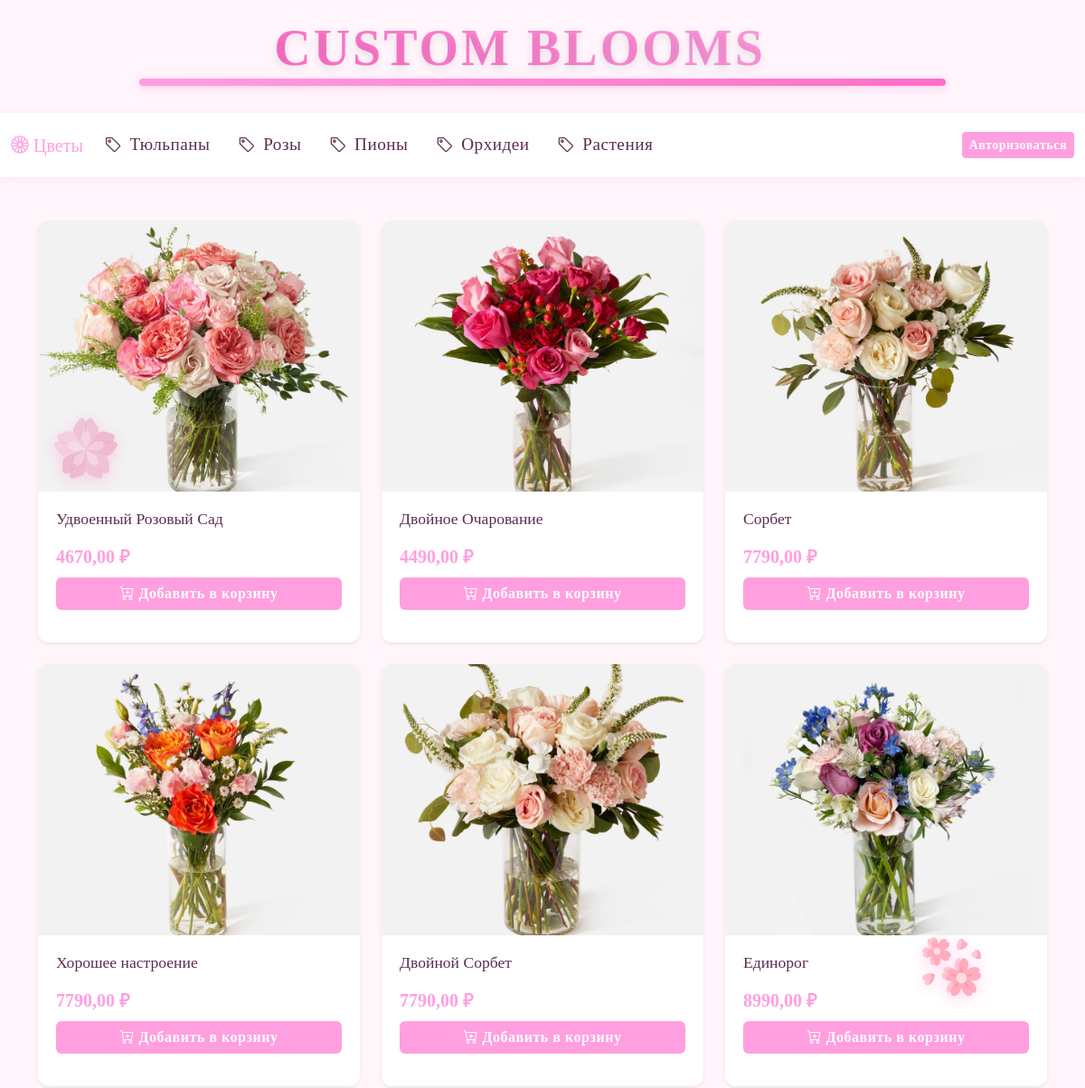
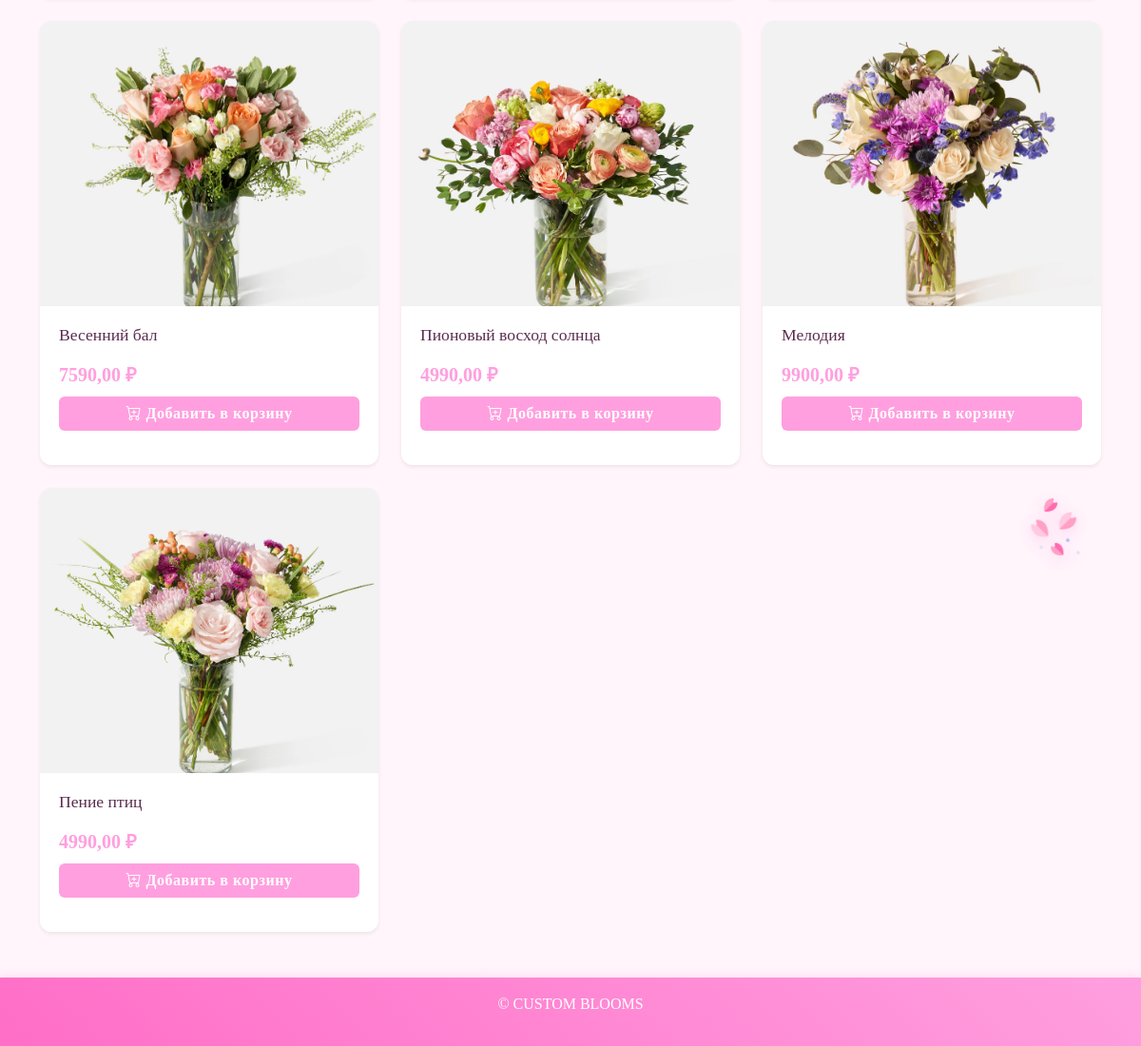
Page /category/rose/ on the committed database (2 pictures, top to bottom).
### blog/models.py (models this page shows, shortened)
class Category(models.Model):
    title = models.CharField(
        verbose_name='название',
        max_length=255,
    )
    description = models.TextField(
        verbose_name='описание',
        max_length=500,
    )
    slug = models.SlugField(
        unique=True,
        verbose_name='URL-адрес',
        max_length=255,
        blank=True,
        null=True,
    )
    class Meta:
        verbose_name = 'категория'
        verbose_name_plural = 'категории'

class Flowers(models.Model):
    title = models.CharField(
        verbose_name='название',
        max_length=255,
    )
    description = models.TextField(
        verbose_name='описание',
    )
    price = models.DecimalField(
        max_digits=10,
        decimal_places=2,
    )
    stock = models.IntegerField(
        default=0,
        verbose_name='количество в наличии',
    )
    category = models.ForeignKey(
        Category,
        on_delete=models.CASCADE,
        verbose_name='категория',
    )
    date_add = models.DateTimeField(
        auto_now_add=True,
        verbose_name='дата добавления',
    )
    image = models.ImageField(
        verbose_name='картинки',
        upload_to='uploads/',
    )
    image_two = models.ImageField(
        verbose_name='вторая картинка',
        upload_to='uploads/',
    )
    class Meta:
        verbose_name = 'цветок'
        verbose_name_plural = 'цветы'

### blog/views.py (the view)
# urls.py: path('category/<slug:slug>/', category_detail, name='category_detail'),
def category_detail(request, slug):
    category = get_object_or_404(Category, slug=slug)
    categories = Category.objects.all()
    flowers = Flowers.objects.filter(category=category)
    return render(request, 'blog/category_detail.html', {
        'category': category,
        'categories': categories,
        'flowers': flowers
    })

### templates/blog/category_detail.html (shortened to what this page needs)
{% load static %}
<html lang="ru">
    <head>
        <link rel="stylesheet" href="{% static 'blog/css/styles.css' %}">
        <link href="https://cdn.jsdelivr.net/npm/bootstrap@5.3.3/dist/css/bootstrap.min.css" rel="stylesheet">
        <link rel="stylesheet" href="{% static 'blog/css/c_detail.css' %}">
        <link rel="stylesheet" href="{% static 'blog/css/category.css' %}">
        <link rel="stylesheet" href="https://cdn.jsdelivr.net/npm/bootstrap-icons@1.11.1/font/bootstrap-icons.css">
    </head>
    <body>
        <header class="px-3">
            <div class="container text-center position-relative">
                <a href="{% url 'index' %}" class="text-decoration-none">
                    <h1 class="m-0 site-title">CUSTOM BLOOMS</h1>
                </a>
                <div class="header-line"></div>
            </div>
        </header>
    </body>
        <nav class="navbar navbar-expand-lg navbar-light">
            <div class="container-fluid">
                <a class="navbar-brand" href="#">
                    <i class="bi bi-flower1"></i> Цветы
                </a>
                <div class="collapse navbar-collapse" id="navbarNav">
                    <ul class="navbar-nav me-auto d-flex flex-row">
                        {% for cat in categories %}
                        <li class="nav-item">
                            <a class="nav-link category-link" href="{% url 'category_detail' cat.slug %}">
                                <i class="bi bi-tag"></i> {{ cat.title }}
                            </a>
                        </li>
                        {% endfor %}
                    </ul>
                    <div class="ms-auto d-flex align-items-center gap">
                        {% if user.is_authenticated %}
                        <span class="navbar-text">Привет, {{ user.username }}!</span>
                        <a href="{% url 'basket' %}">
                            <img src="{% static 'blog/decor_images/k.png' %}" class="icon" alt="Корзина">
                        </a>
                        <a href="{% url 'logout' %}" class="btn btn-sm btn-outline-danger">Выйти</a>
                        {% else %}
                        <a href="{% url 'login' %}" class="btn btn-sm btn-custom">Авторизоваться</a>
                        {% endif %}
                    </div>
                </div>
            </div>
        </nav>
        <main class="container my-5">
            <div class="row row-cols-1 row-cols-md-3 g-4">
                {% for flower in flowers %}
                <div class="col">
                    <div class="card h-100 shadow-sm flower-card">
                        <a href="{% url 'flower_detail' flower.id %}" class="flower-card-img-container">
                            <img src="{{ flower.image.url }}" class="flower-card-img" alt="{{ flower.title }}">
                        </a>
                        <div class="flower-card-body">
                            <h5 class="flower-card-title">{{ flower.title }}</h5>
                            <p class="flower-card-price">{{ flower.price }} ₽</p>
                            <form action="{% url 'add_basket' %}" method="post">
                                <button type="submit" class="btn btn-custom w-100">
                                    <i class="bi bi-cart-plus"></i> Добавить в корзину
                                </button>
                            </form>
                        </div>
                    </div>
                </div>
                {% empty %}
                <p class="text-center">Цветов в этой категории пока нет.</p>
                {% endfor %}
            </div>
        </main>
    <img src="{% static 'blog/decor_images/flower2.png' %}" class="floating-flower flower-2">
    <footer class="text-white text-center p-3">
        <p>&copy; CUSTOM BLOOMS</p>
    </footer>
</body>
</html>

### static/blog/css/styles.css (style rules this page uses)
body { font-family: 'Georgia', serif; color: var(--text-color); }
.site-title { font-family: 'Georgia', serif; }

### static/blog/css/category.css (style rules this page uses)
:root { --main-color: #FF9FDF; --hover-color: #FF6EC7; --bg-color: #FFF5FB; --text-color: #5A2D50; }
.navbar-brand { color: var(--main-color) !important; font-weight: 400; font-size: 1.25rem; letter-spacing: 0px; transition: color 0.3s ease; text-transform: none; }
.category-link { text-decoration: none; color: inherit; display: flex; align-items: center; gap: 8px; }
.navbar-nav { flex-wrap: nowrap; }
.nav-item { margin-right: 15px; }
body { font-family: 'Manrope', sans-serif; background-color: var(--bg-color); color: var(--text-color); padding-top: 20px; }
.site-title { font-family: 'Betmo Cyr', sans-serif; font-weight: 700; font-size: 3.5rem; letter-spacing: 3px; background: linear-gradient(45deg, #FF6EC7, #FF9FDF); -webkit-background-clip: text; background-clip: text; color: transparent; text-shadow: 0 4px 8px rgba(0,0,0,0.1); position: relative; display: inline-block; padding-right: 50px; margin-bottom: 10px; }
.header-line { height: 8px; background: linear-gradient(90deg, #FF9FDF, #FF6EC7); margin: 0 auto 30px; width: 80%; border-radius: 4px; box-shadow: 0 2px 10px rgba(255, 110, 199, 0.3); }
.navbar { background-color: white !important; box-shadow: 0 2px 10px rgba(255, 159, 223, 0.2); }
.nav-link { color: var(--text-color) !important; font-weight: 500; }
.card { border: none; border-radius: 12px; overflow: hidden; transition: all 0.3s ease; background-color: white; }
.floating-flower { position: fixed; z-index: 100; pointer-events: none; animation: floating 15s infinite ease-in-out; opacity: 0.9; transition: all 0.5s ease; filter: drop-shadow(0 4px 8px rgba(255, 110, 199, 0.3)); }
.flower-2 { width: 60px; top: 75%; left: 90%; animation-delay: 5s; }
.btn-custom { background-color: var(--main-color); border: none; font-weight: 600; letter-spacing: 0.5px; color: white; }
footer { background: linear-gradient(45deg, #FF6EC7, #FF9FDF) !important; box-shadow: 0 -2px 10px rgba(255, 159, 223, 0.3); }
.ms-auto { margin-left: auto; }
.gap { gap: 15px; }
.flower-card { transition: transform 0.3s, box-shadow 0.3s; height: 100%; display: flex; flex-direction: column; }
.flower-card-img-container { height: 300px; overflow: hidden; }
.flower-card-img { height: 100%; width: 100%; object-fit: cover; transition: transform 0.5s ease; }
.flower-card-body { flex: 1; display: flex; flex-direction: column; padding: 1.25rem; }
.flower-card-title { font-size: 1.1rem; margin-bottom: 0.5rem; color: var(--text-color); }
.flower-card-price { font-size: 1.25rem; color: var(--main-color); font-weight: 700; margin: 0.5rem 0; }
.navbar { background-color: white !important; box-shadow: 0 2px 10px rgba(255, 159, 223, 0.2); padding: 13px 0; }
.nav-link { color: var(--text-color) !important; font-weight: lighter; font-size: 1.2rem; letter-spacing: 0.5px; }

### templates/blog/category_detail.html (style rules this page uses)
body, h1, h2, h3, h4, h5, h6, p, a, span, div, li, ul, nav, button, input, textarea, select, option { font-family: Georgia, serif !important; }

### rows in the picture
Category: title "Тюльпаны"
Category: title "Розы"
Category: title "Пионы"
Category: title "Орхидеи"
Category: title "Растения"
Flowers: image (picture), title "Удвоенный Розовый Сад", price "4670,00"
Flowers: image (picture), title "Двойное Очарование", price "4490,00"
Flowers: image (picture), title "Сорбет", price "7790,00"
Flowers: image (picture), title "Хорошее настроение", price "7790,00"
Flowers: image (picture), title "Двойной Сорбет", price "7790,00"
Flowers: image (picture), title "Единорог", price "8990,00"
Flowers: image (picture), title "Весенний бал", price "7590,00"
Flowers: image (picture), title "Пионовый восход солнца", price "4990,00"
Flowers: image (picture), title "Мелодия", price "9900,00"
Flowers: image (picture), title "Пение птиц", price "4990,00"
